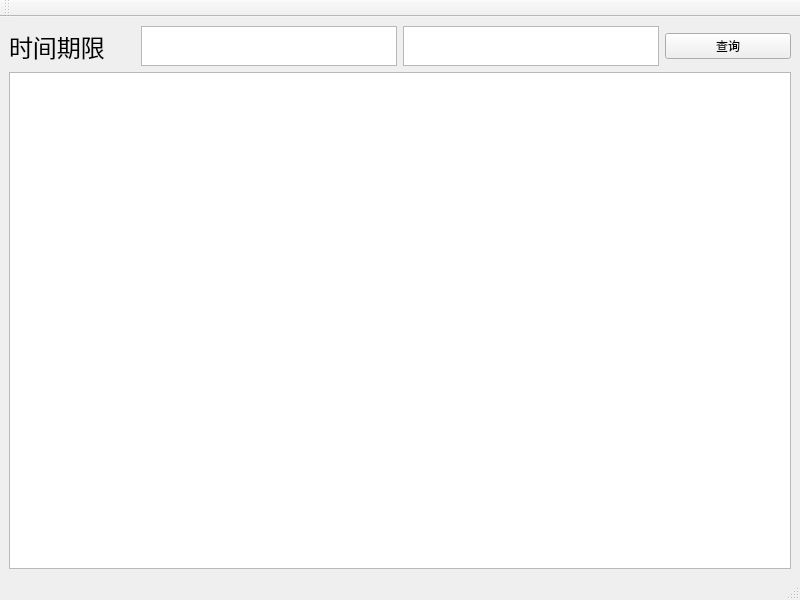
<?xml version="1.0" encoding="UTF-8"?>
<ui version="4.0">
 <class>StatisticBirthWindow</class>
 <widget class="QMainWindow" name="StatisticBirthWindow">
  <property name="geometry">
   <rect>
    <x>0</x>
    <y>0</y>
    <width>800</width>
    <height>600</height>
   </rect>
  </property>
  <property name="windowTitle">
   <string>MainWindow</string>
  </property>
  <widget class="QWidget" name="centralwidget">
   <layout class="QVBoxLayout" name="verticalLayout_2">
    <item>
     <layout class="QHBoxLayout" name="horizontalLayout">
      <item>
       <widget class="QLabel" name="label">
        <property name="font">
         <font>
          <pointsize>18</pointsize>
         </font>
        </property>
        <property name="text">
         <string>时间期限</string>
        </property>
       </widget>
      </item>
      <item>
       <widget class="QTextEdit" name="textEdit">
        <property name="sizePolicy">
         <sizepolicy hsizetype="Fixed" vsizetype="Fixed">
          <horstretch>0</horstretch>
          <verstretch>0</verstretch>
         </sizepolicy>
        </property>
        <property name="maximumSize">
         <size>
          <width>16777215</width>
          <height>40</height>
         </size>
        </property>
       </widget>
      </item>
      <item>
       <widget class="QTextEdit" name="textEdit_2">
        <property name="sizePolicy">
         <sizepolicy hsizetype="Fixed" vsizetype="Fixed">
          <horstretch>0</horstretch>
          <verstretch>0</verstretch>
         </sizepolicy>
        </property>
        <property name="maximumSize">
         <size>
          <width>16777215</width>
          <height>40</height>
         </size>
        </property>
       </widget>
      </item>
      <item>
       <widget class="QPushButton" name="pushButton">
        <property name="text">
         <string>查询</string>
        </property>
       </widget>
      </item>
     </layout>
    </item>
    <item>
     <widget class="QTableView" name="tableView"/>
    </item>
   </layout>
  </widget>
  <widget class="QMenuBar" name="menubar">
   <property name="geometry">
    <rect>
     <x>0</x>
     <y>0</y>
     <width>800</width>
     <height>24</height>
    </rect>
   </property>
  </widget>
  <widget class="QStatusBar" name="statusbar"/>
  <widget class="QToolBar" name="toolBar">
   <property name="windowTitle">
    <string>toolBar</string>
   </property>
   <attribute name="toolBarArea">
    <enum>TopToolBarArea</enum>
   </attribute>
   <attribute name="toolBarBreak">
    <bool>false</bool>
   </attribute>
  </widget>
 </widget>
 <resources/>
 <connections/>
</ui>
